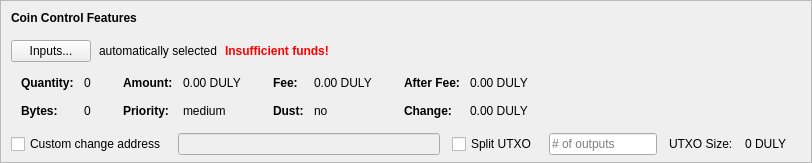
    <widget class="QFrame" name="frameCoinControl">
     <property name="sizePolicy">
      <sizepolicy hsizetype="Expanding" vsizetype="Expanding">
       <horstretch>0</horstretch>
       <verstretch>0</verstretch>
      </sizepolicy>
     </property>
     <property name="maximumSize">
      <size>
       <width>16777215</width>
       <height>16777215</height>
      </size>
     </property>
     <property name="frameShape">
      <enum>QFrame::StyledPanel</enum>
     </property>
     <property name="frameShadow">
      <enum>QFrame::Sunken</enum>
     </property>
     <layout class="QVBoxLayout" name="verticalLayoutCoinControl2">
      <property name="spacing">
       <number>0</number>
      </property>
      <property name="leftMargin">
       <number>0</number>
      </property>
      <property name="topMargin">
       <number>0</number>
      </property>
      <property name="rightMargin">
       <number>0</number>
      </property>
      <property name="bottomMargin">
       <number>6</number>
      </property>
      <item>
       <layout class="QVBoxLayout" name="verticalLayoutCoinControl" stretch="0,0,0,0,1">
        <property name="spacing">
         <number>0</number>
        </property>
        <property name="leftMargin">
         <number>10</number>
        </property>
        <property name="topMargin">
         <number>10</number>
        </property>
        <item>
         <layout class="QHBoxLayout" name="horizontalLayoutCoinControl1">
          <property name="bottomMargin">
           <number>15</number>
          </property>
          <item>
           <widget class="QLabel" name="labelCoinControlFeatures">
            <property name="sizePolicy">
             <sizepolicy hsizetype="Preferred" vsizetype="Maximum">
              <horstretch>0</horstretch>
              <verstretch>0</verstretch>
             </sizepolicy>
            </property>
            <property name="font">
             <font>
              <weight>75</weight>
              <bold>true</bold>
             </font>
            </property>
            <property name="styleSheet">
             <string notr="true">font-weight:bold;</string>
            </property>
            <property name="text">
             <string>Coin Control Features</string>
            </property>
           </widget>
          </item>
         </layout>
        </item>
        <item>
         <layout class="QHBoxLayout" name="horizontalLayoutCoinControl2" stretch="0,0,0,0">
          <property name="spacing">
           <number>8</number>
          </property>
          <property name="bottomMargin">
           <number>10</number>
          </property>
          <item>
           <widget class="QPushButton" name="pushButtonCoinControl">
            <property name="styleSheet">
             <string notr="true"/>
            </property>
            <property name="text">
             <string>Inputs...</string>
            </property>
            <property name="autoDefault">
             <bool>false</bool>
            </property>
           </widget>
          </item>
          <item>
           <widget class="QLabel" name="labelCoinControlAutomaticallySelected">
            <property name="text">
             <string>automatically selected</string>
            </property>
            <property name="margin">
             <number>5</number>
            </property>
           </widget>
          </item>
          <item>
           <widget class="QLabel" name="labelCoinControlInsuffFunds">
            <property name="font">
             <font>
              <weight>75</weight>
              <bold>true</bold>
             </font>
            </property>
            <property name="styleSheet">
             <string notr="true">color:red;font-weight:bold;</string>
            </property>
            <property name="text">
             <string>Insufficient funds!</string>
            </property>
            <property name="margin">
             <number>5</number>
            </property>
           </widget>
          </item>
          <item>
           <spacer name="horizontalSpacerCoinControl">
            <property name="orientation">
             <enum>Qt::Horizontal</enum>
            </property>
            <property name="sizeHint" stdset="0">
             <size>
              <width>40</width>
              <height>1</height>
             </size>
            </property>
           </spacer>
          </item>
         </layout>
        </item>
        <item>
         <widget class="QWidget" name="widgetCoinControl" native="true">
          <property name="sizePolicy">
           <sizepolicy hsizetype="Preferred" vsizetype="Preferred">
            <horstretch>0</horstretch>
            <verstretch>0</verstretch>
           </sizepolicy>
          </property>
          <property name="minimumSize">
           <size>
            <width>0</width>
            <height>0</height>
           </size>
          </property>
          <property name="styleSheet">
           <string notr="true"/>
          </property>
          <layout class="QHBoxLayout" name="horizontalLayoutCoinControl5">
           <property name="leftMargin">
            <number>0</number>
           </property>
           <property name="topMargin">
            <number>0</number>
           </property>
           <property name="rightMargin">
            <number>0</number>
           </property>
           <property name="bottomMargin">
            <number>0</number>
           </property>
           <item>
            <layout class="QHBoxLayout" name="horizontalLayoutCoinControl3" stretch="0,0,0,1">
             <property name="spacing">
              <number>20</number>
             </property>
             <property name="topMargin">
              <number>0</number>
             </property>
             <property name="bottomMargin">
              <number>10</number>
             </property>
             <item>
              <layout class="QFormLayout" name="formLayoutCoinControl1">
               <property name="horizontalSpacing">
                <number>10</number>
               </property>
               <property name="verticalSpacing">
                <number>14</number>
               </property>
               <property name="leftMargin">
                <number>10</number>
               </property>
               <property name="topMargin">
                <number>4</number>
               </property>
               <property name="rightMargin">
                <number>6</number>
               </property>
               <item row="0" column="0">
                <widget class="QLabel" name="labelCoinControlQuantityText">
                 <property name="font">
                  <font>
                   <weight>75</weight>
                   <bold>true</bold>
                  </font>
                 </property>
                 <property name="text">
                  <string>Quantity:</string>
                 </property>
                 <property name="margin">
                  <number>0</number>
                 </property>
                </widget>
               </item>
               <item row="0" column="1">
                <widget class="QLabel" name="labelCoinControlQuantity">
                 <property name="cursor">
                  <cursorShape>IBeamCursor</cursorShape>
                 </property>
                 <property name="contextMenuPolicy">
                  <enum>Qt::ActionsContextMenu</enum>
                 </property>
                 <property name="text">
                  <string notr="true">0</string>
                 </property>
                 <property name="margin">
                  <number>0</number>
                 </property>
                 <property name="textInteractionFlags">
                  <set>Qt::LinksAccessibleByMouse|Qt::TextSelectableByKeyboard|Qt::TextSelectableByMouse</set>
                 </property>
                </widget>
               </item>
               <item row="1" column="0">
                <widget class="QLabel" name="labelCoinControlBytesText">
                 <property name="font">
                  <font>
                   <weight>75</weight>
                   <bold>true</bold>
                  </font>
                 </property>
                 <property name="text">
                  <string>Bytes:</string>
                 </property>
                </widget>
               </item>
               <item row="1" column="1">
                <widget class="QLabel" name="labelCoinControlBytes">
                 <property name="cursor">
                  <cursorShape>IBeamCursor</cursorShape>
                 </property>
                 <property name="contextMenuPolicy">
                  <enum>Qt::ActionsContextMenu</enum>
                 </property>
                 <property name="text">
                  <string notr="true">0</string>
                 </property>
                 <property name="textInteractionFlags">
                  <set>Qt::LinksAccessibleByMouse|Qt::TextSelectableByKeyboard|Qt::TextSelectableByMouse</set>
                 </property>
                </widget>
               </item>
              </layout>
             </item>
             <item>
              <layout class="QFormLayout" name="formLayoutCoinControl2">
               <property name="horizontalSpacing">
                <number>10</number>
               </property>
               <property name="verticalSpacing">
                <number>14</number>
               </property>
               <property name="leftMargin">
                <number>6</number>
               </property>
               <property name="topMargin">
                <number>4</number>
               </property>
               <property name="rightMargin">
                <number>6</number>
               </property>
               <item row="0" column="0">
                <widget class="QLabel" name="labelCoinControlAmountText">
                 <property name="font">
                  <font>
                   <weight>75</weight>
                   <bold>true</bold>
                  </font>
                 </property>
                 <property name="text">
                  <string>Amount:</string>
                 </property>
                 <property name="margin">
                  <number>0</number>
                 </property>
                </widget>
               </item>
               <item row="0" column="1">
                <widget class="QLabel" name="labelCoinControlAmount">
                 <property name="cursor">
                  <cursorShape>IBeamCursor</cursorShape>
                 </property>
                 <property name="contextMenuPolicy">
                  <enum>Qt::ActionsContextMenu</enum>
                 </property>
                 <property name="text">
                  <string notr="true">0.00 DULY</string>
                 </property>
                 <property name="textInteractionFlags">
                  <set>Qt::LinksAccessibleByMouse|Qt::TextSelectableByKeyboard|Qt::TextSelectableByMouse</set>
                 </property>
                </widget>
               </item>
               <item row="1" column="0">
                <widget class="QLabel" name="labelCoinControlPriorityText">
                 <property name="font">
                  <font>
                   <weight>75</weight>
                   <bold>true</bold>
                  </font>
                 </property>
                 <property name="text">
                  <string>Priority:</string>
                 </property>
                </widget>
               </item>
               <item row="1" column="1">
                <widget class="QLabel" name="labelCoinControlPriority">
                 <property name="cursor">
                  <cursorShape>IBeamCursor</cursorShape>
                 </property>
                 <property name="contextMenuPolicy">
                  <enum>Qt::ActionsContextMenu</enum>
                 </property>
                 <property name="text">
                  <string>medium</string>
                 </property>
                 <property name="textInteractionFlags">
                  <set>Qt::LinksAccessibleByMouse|Qt::TextSelectableByKeyboard|Qt::TextSelectableByMouse</set>
                 </property>
                </widget>
               </item>
              </layout>
             </item>
             <item>
              <layout class="QFormLayout" name="formLayoutCoinControl3">
               <property name="horizontalSpacing">
                <number>10</number>
               </property>
               <property name="verticalSpacing">
                <number>14</number>
               </property>
               <property name="leftMargin">
                <number>6</number>
               </property>
               <property name="topMargin">
                <number>4</number>
               </property>
               <property name="rightMargin">
                <number>6</number>
               </property>
               <item row="0" column="0">
                <widget class="QLabel" name="labelCoinControlFeeText">
                 <property name="font">
                  <font>
                   <weight>75</weight>
                   <bold>true</bold>
                  </font>
                 </property>
                 <property name="text">
                  <string>Fee:</string>
                 </property>
                 <property name="margin">
                  <number>0</number>
                 </property>
                </widget>
               </item>
               <item row="0" column="1">
                <widget class="QLabel" name="labelCoinControlFee">
                 <property name="cursor">
                  <cursorShape>IBeamCursor</cursorShape>
                 </property>
                 <property name="contextMenuPolicy">
                  <enum>Qt::ActionsContextMenu</enum>
                 </property>
                 <property name="text">
                  <string notr="true">0.00 DULY</string>
                 </property>
                 <property name="textInteractionFlags">
                  <set>Qt::LinksAccessibleByMouse|Qt::TextSelectableByKeyboard|Qt::TextSelectableByMouse</set>
                 </property>
                </widget>
               </item>
               <item row="1" column="0">
                <widget class="QLabel" name="labelCoinControlLowOutputText">
                 <property name="font">
                  <font>
                   <weight>75</weight>
                   <bold>true</bold>
                  </font>
                 </property>
                 <property name="text">
                  <string>Dust:</string>
                 </property>
                </widget>
               </item>
               <item row="1" column="1">
                <widget class="QLabel" name="labelCoinControlLowOutput">
                 <property name="cursor">
                  <cursorShape>IBeamCursor</cursorShape>
                 </property>
                 <property name="contextMenuPolicy">
                  <enum>Qt::ActionsContextMenu</enum>
                 </property>
                 <property name="text">
                  <string>no</string>
                 </property>
                 <property name="textInteractionFlags">
                  <set>Qt::LinksAccessibleByMouse|Qt::TextSelectableByKeyboard|Qt::TextSelectableByMouse</set>
                 </property>
                </widget>
               </item>
              </layout>
             </item>
             <item>
              <layout class="QFormLayout" name="formLayoutCoinControl4">
               <property name="horizontalSpacing">
                <number>10</number>
               </property>
               <property name="verticalSpacing">
                <number>14</number>
               </property>
               <property name="leftMargin">
                <number>6</number>
               </property>
               <property name="topMargin">
                <number>4</number>
               </property>
               <property name="rightMargin">
                <number>6</number>
               </property>
               <item row="0" column="0">
                <widget class="QLabel" name="labelCoinControlAfterFeeText">
                 <property name="font">
                  <font>
                   <weight>75</weight>
                   <bold>true</bold>
                  </font>
                 </property>
                 <property name="text">
                  <string>After Fee:</string>
                 </property>
                 <property name="margin">
                  <number>0</number>
                 </property>
                </widget>
               </item>
               <item row="0" column="1">
                <widget class="QLabel" name="labelCoinControlAfterFee">
                 <property name="cursor">
                  <cursorShape>IBeamCursor</cursorShape>
                 </property>
                 <property name="contextMenuPolicy">
                  <enum>Qt::ActionsContextMenu</enum>
                 </property>
                 <property name="text">
                  <string notr="true">0.00 DULY</string>
                 </property>
                 <property name="textInteractionFlags">
                  <set>Qt::LinksAccessibleByMouse|Qt::TextSelectableByKeyboard|Qt::TextSelectableByMouse</set>
                 </property>
                </widget>
               </item>
               <item row="1" column="0">
                <widget class="QLabel" name="labelCoinControlChangeText">
                 <property name="font">
                  <font>
                   <weight>75</weight>
                   <bold>true</bold>
                  </font>
                 </property>
                 <property name="text">
                  <string>Change:</string>
                 </property>
                </widget>
               </item>
               <item row="1" column="1">
                <widget class="QLabel" name="labelCoinControlChange">
                 <property name="cursor">
                  <cursorShape>IBeamCursor</cursorShape>
                 </property>
                 <property name="contextMenuPolicy">
                  <enum>Qt::ActionsContextMenu</enum>
                 </property>
                 <property name="text">
                  <string notr="true">0.00 DULY</string>
                 </property>
                 <property name="textInteractionFlags">
                  <set>Qt::LinksAccessibleByMouse|Qt::TextSelectableByKeyboard|Qt::TextSelectableByMouse</set>
                 </property>
                </widget>
               </item>
              </layout>
             </item>
            </layout>
           </item>
          </layout>
         </widget>
        </item>
        <item>
         <layout class="QHBoxLayout" name="horizontalLayoutCoinControl4" stretch="0,0,0,0,0,0,0">
          <property name="spacing">
           <number>12</number>
          </property>
          <property name="sizeConstraint">
           <enum>QLayout::SetDefaultConstraint</enum>
          </property>
          <property name="topMargin">
           <number>5</number>
          </property>
          <property name="rightMargin">
           <number>5</number>
          </property>
          <item>
           <widget class="QCheckBox" name="checkBoxCoinControlChange">
            <property name="toolTip">
             <string>If this is activated, but the change address is empty or invalid, change will be sent to a newly generated address.</string>
            </property>
            <property name="text">
             <string>Custom change address</string>
            </property>
           </widget>
          </item>
          <item>
           <widget class="QValidatedLineEdit" name="lineEditCoinControlChange">
            <property name="enabled">
             <bool>false</bool>
            </property>
            <property name="sizePolicy">
             <sizepolicy hsizetype="Expanding" vsizetype="Fixed">
              <horstretch>0</horstretch>
              <verstretch>0</verstretch>
             </sizepolicy>
            </property>
           </widget>
          </item>
          <item>
           <widget class="QCheckBox" name="splitBlockCheckBox">
            <property name="text">
             <string>Split UTXO</string>
            </property>
           </widget>
          </item>
          <item>
           <widget class="QLineEdit" name="splitBlockLineEdit">
            <property name="sizePolicy">
             <sizepolicy hsizetype="Fixed" vsizetype="Fixed">
              <horstretch>50</horstretch>
              <verstretch>0</verstretch>
             </sizepolicy>
            </property>
            <property name="placeholderText">
             <string># of outputs</string>
            </property>
           </widget>
          </item>
          <item>
           <widget class="QLabel" name="labelBlockSizeText">
            <property name="text">
             <string>UTXO Size:</string>
            </property>
           </widget>
          </item>
          <item>
           <widget class="QLabel" name="labelBlockSize">
            <property name="text">
             <string>0 DULY</string>
            </property>
           </widget>
          </item>
          <item>
           <widget class="QLabel" name="labelCoinControlChangeLabel">
            <property name="sizePolicy">
             <sizepolicy hsizetype="Preferred" vsizetype="Expanding">
              <horstretch>0</horstretch>
              <verstretch>0</verstretch>
             </sizepolicy>
            </property>
            <property name="minimumSize">
             <size>
              <width>0</width>
              <height>0</height>
             </size>
            </property>
            <property name="text">
             <string/>
            </property>
            <property name="margin">
             <number>3</number>
            </property>
           </widget>
          </item>
         </layout>
        </item>
        <item>
         <spacer name="verticalSpacerCoinControl">
          <property name="orientation">
           <enum>Qt::Vertical</enum>
          </property>
          <property name="sizeHint" stdset="0">
           <size>
            <width>800</width>
            <height>1</height>
           </size>
          </property>
         </spacer>
        </item>
       </layout>
      </item>
     </layout>
    </widget>
